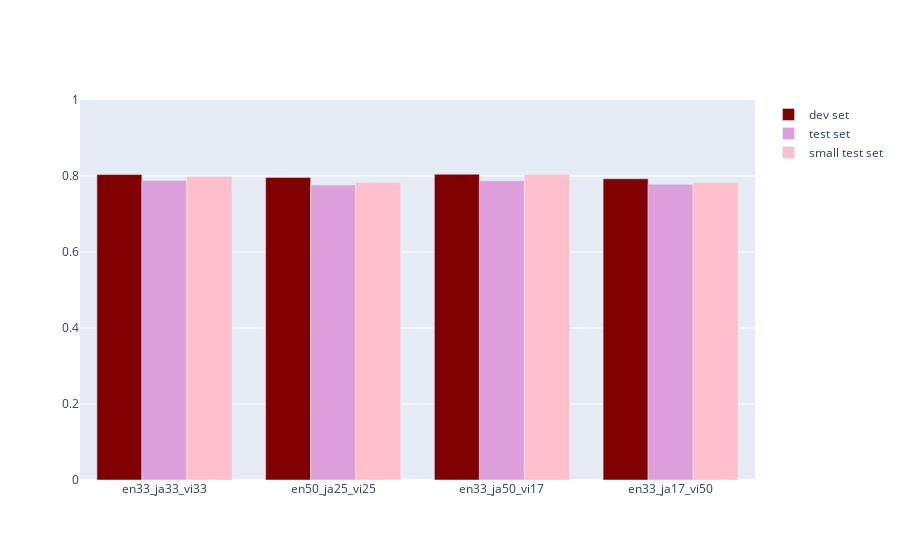

Write notebook code for a chart like this one.
### Markdown cell above
We have to run the following code from the powershell:

python predict.py logs/udapter/2024.06.12_22.28.41_ultimate_en33_ja33_vi33/model.tar.gz data/ud/multilingual_ultimate_en33_ja33_vi33/test_small.conllu output_test_small_ultimate_en33_ja33_vi33.conllu --eval_file results_small_ultimate_en33_ja33_vi33.json ;

python predict.py logs/udapter/2024.06.14_09.49.50_ultimate_en50_ja25_vi25/model.tar.gz data/ud/multilingual_ultimate_en50_ja25_vi25/test_small.conllu output_test_small_ultimate_en50_ja25_vi25.conllu --eval_file results_small_ultimate_en50_ja25_vi25.json ;

python predict.py logs/udapter/2024.06.16_00.52.40_ultimate_en33_ja50_vi17/model.tar.gz data/ud/multilingual_ultimate_en33_ja50_vi17/test_small.conllu output_test_small_ultimate_en33_ja50_vi17.conllu --eval_file results_small_ultimate_en33_ja50_vi17.json ;

python predict.py logs/udapter/2024.06.17_18.59.22_ultimate_en33_ja17_vi50/model.tar.gz data/ud/multilingual_ultimate_en33_ja17_vi50/test_small.conllu output_test_small_ultimate_en33_ja17_vi50.conllu --eval_file results_small_ultimate_en33_ja17_vi50.json

### Code cell
l = ["results_small_ultimate_en33_ja33_vi33.json",
"results_small_ultimate_en50_ja25_vi25.json",
"results_small_ultimate_en33_ja50_vi17.json",
"results_small_ultimate_en33_ja17_vi50.json"]

results_dev_test_testsmall = []
n = 0
for file in l:
    f = open(file)
    data = json.load(f)
    f.close()
    results_dev_test_testsmall.append(results_dev_test[n]+[data["LAS"]["precision"]])
    n +=1

fig = go.Figure(data=[
    go.Bar(name='dev set', x=index, y=[d[0] for d in results_dev_test_testsmall], marker_color = 'maroon'),
    go.Bar(name='test set', x=index, y=[d[1] for d in results_dev_test_testsmall], marker_color = 'plum'),
    go.Bar(name='small test set', x=index, y=[d[2] for d in results_dev_test_testsmall], marker_color = 'pink'),
])

fig.update_layout(barmode='group')
fig.update_layout(yaxis_range=[0,1])
fig.show()

### Figure 1 — Plotly figure (JSON) as saved in the notebook; plotly's stock layout.template omitted (floating-point values rounded to 4 significant figures)
{"data": [{"marker": {"color": "maroon"}, "name": "dev set", "type": "bar", "x": ["en33_ja33_vi33", "en50_ja25_vi25", "en33_ja50_vi17", "en33_ja17_vi50"], "y": [0.8038, 0.7964, 0.8046, 0.7926]}, {"marker": {"color": "plum"}, "name": "test set", "type": "bar", "x": ["en33_ja33_vi33", "en50_ja25_vi25", "en33_ja50_vi17", "en33_ja17_vi50"], "y": [0.7879, 0.7762, 0.7875, 0.7785]}, {"marker": {"color": "pink"}, "name": "small test set", "type": "bar", "x": ["en33_ja33_vi33", "en50_ja25_vi25", "en33_ja50_vi17", "en33_ja17_vi50"], "y": [0.7988, 0.783, 0.8041, 0.7822]}], "layout": {"barmode": "group", "yaxis": {"range": [0, 1]}}}
